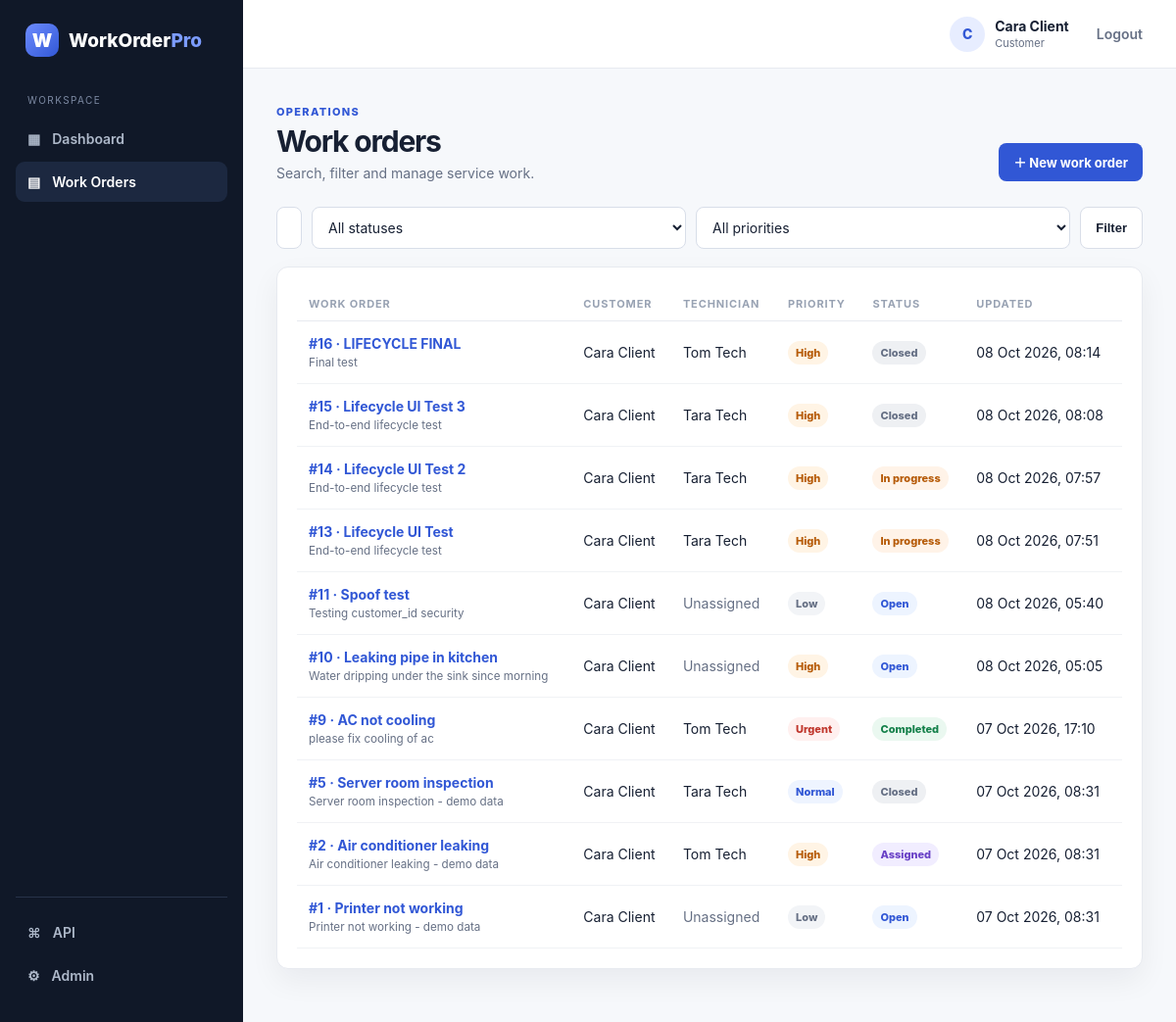
Screenshot of /app/work-orders/ (signed in) with the database file from the repository.
### service/models.py (models this page shows, shortened)
class Profile(models.Model):
    class Role(models.TextChoices):
        ADMIN = ("ADMIN", "Admin")
        MANAGER = ("MANAGER", "Manager")
        TECHNICIAN = ("TECHNICIAN", "Technician")
        CUSTOMER = ("CUSTOMER", "Customer")
    user = models.OneToOneField(
        settings.AUTH_USER_MODEL,
        on_delete=models.CASCADE,
        related_name="profile",
    )
    role = models.CharField(max_length=12, choices=Role.choices, default=Role.CUSTOMER)
    phone = models.CharField(max_length=32, blank=True)
    company = models.CharField(max_length=120, blank=True)
    created_at = models.DateTimeField(auto_now_add=True)

class WorkOrder(models.Model):
    class Priority(models.TextChoices):
        LOW = ("LOW", "Low")
        NORMAL = ("NORMAL", "Normal")
        HIGH = ("HIGH", "High")
        URGENT = ("URGENT", "Urgent")
    class Status(models.TextChoices):
        OPEN = ("OPEN", "Open")
        ASSIGNED = ("ASSIGNED", "Assigned")
        IN_PROGRESS = ("IN_PROGRESS", "In progress")
        COMPLETED = ("COMPLETED", "Completed")
        CLOSED = ("CLOSED", "Closed")
    title = models.CharField(max_length=180)
    description = models.TextField()
    customer = models.ForeignKey(
        settings.AUTH_USER_MODEL,
        on_delete=models.PROTECT,
        related_name="service_requests",
    )
    technician = models.ForeignKey(
        settings.AUTH_USER_MODEL,
        on_delete=models.PROTECT,
        null=True,
        blank=True,
        related_name="assigned_work_orders",
    )
    priority = models.CharField(max_length=8, choices=Priority.choices)
    status = models.CharField(max_length=12, choices=Status.choices, default=Status.OPEN)
    location = models.CharField(max_length=240, blank=True)
    created_at = models.DateTimeField(auto_now_add=True)
    updated_at = models.DateTimeField(auto_now=True)
    completed_at = models.DateTimeField(null=True, blank=True)
    closed_at = models.DateTimeField(null=True, blank=True)
    class Meta:
        ordering = ["-created_at"]
        indexes = [
            models.Index(fields=["status", "priority"]),
            models.Index(fields=["customer", "created_at"]),
            models.Index(fields=["technician", "status"]),
        ]

### service/ui_views.py (the view)
# urls.py: path("work-orders/", ui_views.work_orders, name="work-orders"),
@login_required
def work_orders(request):
    qs = scoped_orders(request.user)
    status_filter = request.GET.get("status", "")
    priority_filter = request.GET.get("priority", "")
    query = request.GET.get("q", "").strip()
    if status_filter:
        qs = qs.filter(status=status_filter)
    if priority_filter:
        qs = qs.filter(priority=priority_filter)
    if query:
        qs = qs.filter(Q(title__icontains=query) | Q(description__icontains=query) | Q(location__icontains=query) | Q(customer__username__icontains=query) | Q(technician__username__icontains=query))
    context = ui_context(request.user, orders=qs, status_filter=status_filter, priority_filter=priority_filter, query=query, statuses=WorkOrder.Status.choices, priorities=WorkOrder.Priority.choices)
    return render(request, "service/work_orders.html", context)

### service/permissions.py (called while the page is built)
def role(user):
    if not user.is_authenticated:
        return None
    if user.is_superuser:
        return Profile.Role.ADMIN
    try:
        return user.profile.role
    except Profile.DoesNotExist:
        return Profile.Role.CUSTOMER

### service/ui_views.py (called while the page is built)
def scoped_orders(user):
    qs = WorkOrder.objects.select_related("customer", "technician").prefetch_related("comments__author", "attachments", "history__actor")
    r = role(user)
    if r in (Profile.Role.ADMIN, Profile.Role.MANAGER):
        return qs
    if r == Profile.Role.TECHNICIAN:
        return qs.filter(technician=user)
    return qs.filter(customer=user)

def role_label(user):
    return "Admin" if user.is_superuser else (getattr(getattr(user, "profile", None), "get_role_display", lambda: "Customer")())

def ui_context(user, **extra):
    return {"current_role": role_label(user), "current_user": user, **extra}

### service/templates/service/work_orders.html (shortened to what this page needs)
{% extends 'service/base.html' %}{% block title %}Work Orders · WorkOrder Pro{% endblock %}
{% block content %}
<div class="page-head"><div><span class="eyebrow">Operations</span><h1>Work orders</h1><p class="muted">Search, filter and manage service work.</p></div><a class="btn primary" href="{% url 'ui:work-order-create' %}">＋ New work order</a></div>
<form class="filterbar" method="get"><input name="q" value="{{ query }}" placeholder="Search title, customer, technician…"><select name="status"><option value="">All statuses</option></select><select name="priority"><option value="">All priorities</option></select><button class="btn secondary">Filter</button></form>
<section class="panel"><div class="table-wrap"><table><thead><tr><th>Work order</th><th>Customer</th><th>Technician</th><th>Priority</th><th>Status</th><th>Updated</th></tr></thead><tbody>{% for o in orders %}<tr><td><a class="table-link" href="{% url 'ui:work-order-detail' o.pk %}">#{{ o.pk }} · {{ o.title }}</a><small>{{ o.description|truncatechars:70 }}</small></td><td>{{ o.customer.get_full_name|default:o.customer.username }}</td><td>{% if o.technician %}{{ o.technician.get_full_name|default:o.technician.username }}{% else %}<span class="muted">Unassigned</span>{% endif %}</td><td><span class="priority {{ o.priority|lower }}">{{ o.get_priority_display }}</span></td><td><span class="status {{ o.status|lower }}">{{ o.get_status_display }}</span></td><td>{{ o.updated_at|date:'d M Y, H:i' }}</td></tr>{% empty %}<tr><td colspan="6" class="empty">No matching work orders.</td></tr>{% endfor %}</tbody></table></div></section>
{% endblock %}

### service/templates/service/base.html (shortened to what this page needs)
{% load static %}
<!doctype html>
<html lang="en">
<head>
  <link rel="stylesheet" href="{% static 'service/app.css' %}">
</head>
<body>
{% if current_user.is_authenticated %}
<div class="app-shell">
  <aside class="sidebar">
    <a class="brand" href="{% url 'ui:dashboard' %}"><span class="brand-mark">W</span><span>WorkOrder<span class="brand-accent">Pro</span></span></a>
    <div class="side-label">Workspace</div>
    <nav>
      <a class="nav-link {% if request.resolver_match.url_name == 'dashboard' %}active{% endif %}" href="{% url 'ui:dashboard' %}">▦ <span>Dashboard</span></a>
      <a class="nav-link {% if 'work-order' in request.resolver_match.url_name %}active{% endif %}" href="{% url 'ui:work-orders' %}">▤ <span>Work Orders</span></a>
    </nav>
    <div class="sidebar-bottom">
      <a class="nav-link" href="/api/">⌘ <span>API</span></a>
      <a class="nav-link" href="/admin/">⚙ <span>Admin</span></a>
    </div>
  </aside>
  <main class="main-content">
    <header class="topbar">
      <div class="topbar-right"><div class="avatar">{{ current_user.username|first|upper }}</div><div><strong>{{ current_user.get_full_name|default:current_user.username }}</strong><small>{{ current_role }}</small></div><a class="logout" href="{% url 'ui:logout' %}">Logout</a></div>
    </header>
    <section class="page">{% block content %}{% endblock %}</section>
  </main>
</div>
{% else %}{% block auth_content %}{% endblock %}{% endif %}
</body>
</html>

### service/static/service/app.css (style rules this page uses)
:root { --ink:#172033;--muted:#667085;--line:#e7eaf0;--bg:#f6f8fb;--card:#fff;--primary:#3157d5;--primary-dark:#2345b5;--green:#14804a;--orange:#b65b08;--red:#c0362c;--purple:#6941c6;--shadow:0 12px 30px rgba(17,24,39,.06) }
* { box-sizing:border-box }
body { margin:0;font-family:Inter,ui-sans-serif,system-ui,-apple-system,BlinkMacSystemFont,"Segoe UI",sans-serif;background:var(--bg);color:var(--ink);font-size:14px }
a { text-decoration:none;color:inherit }
.app-shell { min-height:100vh;display:flex }
.sidebar { width:248px;background:#101828;color:#cbd5e1;padding:24px 16px;display:flex;flex-direction:column;position:fixed;inset:0 auto 0 0 }
.brand,.login-brand { display:flex;align-items:center;gap:10px;font-size:19px;font-weight:800;color:#fff;padding:0 10px 28px }
.brand-mark { width:34px;height:34px;border-radius:10px;background:linear-gradient(135deg,#6d8cff,#3157d5);display:grid;place-items:center;color:#fff;font-weight:900 }
.brand-accent { color:#7c9cff }
.side-label { font-size:10px;text-transform:uppercase;letter-spacing:.14em;color:#7d8aa3;padding:10px 12px }
.nav-link { display:flex;gap:12px;align-items:center;padding:12px;border-radius:9px;color:#aeb9ca;margin:3px 0;font-weight:600 }
.nav-link:hover,.nav-link.active { background:#1c2840;color:#fff }
.sidebar-bottom { margin-top:auto;border-top:1px solid #27334a;padding-top:12px }
.main-content { margin-left:248px;width:calc(100% - 248px) }
.topbar { height:70px;background:#fff;border-bottom:1px solid var(--line);display:flex;align-items:center;justify-content:flex-end;padding:0 34px }
.topbar-right { display:flex;align-items:center;gap:10px }
.topbar-right small { display:block;color:var(--muted);font-size:11px;margin-top:2px }
.avatar { width:36px;height:36px;border-radius:50%;display:grid;place-items:center;background:#e7edff;color:var(--primary);font-weight:800 }
.logout { margin-left:18px;color:var(--muted);font-weight:600 }
.page { padding:34px;max-width:1450px;margin:auto }
.page-head { display:flex;justify-content:space-between;gap:24px;align-items:flex-end;margin-bottom:26px }
.eyebrow { color:var(--primary);font-weight:800;text-transform:uppercase;letter-spacing:.12em;font-size:11px }
.page-head h1 { margin:5px 0 6px;font-size:30px;letter-spacing:-.04em }
.muted { color:var(--muted);margin:0 }
.btn { border:0;border-radius:8px;padding:10px 15px;font-weight:700;cursor:pointer;display:inline-flex;align-items:center;justify-content:center;gap:7px;font-size:13px }
.btn.primary { background:var(--primary);color:#fff }
.btn.secondary { background:#fff;color:var(--ink);border:1px solid #d9dee8 }
.stat-card,.panel { background:var(--card);border:1px solid var(--line);border-radius:12px;box-shadow:var(--shadow) }
.panel { padding:20px;margin-bottom:20px }
.text-link,.table-link { color:var(--primary);font-weight:700 }
.table-wrap { overflow:auto }
table { width:100%;border-collapse:collapse;min-width:720px }
th { text-align:left;font-size:11px;text-transform:uppercase;letter-spacing:.08em;color:#98a2b3;padding:10px 12px;border-bottom:1px solid var(--line) }
td { padding:14px 12px;border-bottom:1px solid #f0f2f5;vertical-align:middle }
td small { display:block;color:var(--muted);margin-top:4px }
.status,.priority { display:inline-flex;padding:5px 8px;border-radius:999px;font-size:11px;font-weight:800 }
.status.open { background:#edf4ff;color:#3157d5 }
.status.assigned { background:#f1edff;color:var(--purple) }
.status.in_progress { background:#fff3e8;color:var(--orange) }
.status.completed { background:#eaf8f0;color:var(--green) }
.status.closed { background:#eef0f3;color:#667085 }
.priority.low { background:#f2f4f7;color:#667085 }
.priority.normal { background:#eef4ff;color:#3157d5 }
.priority.high { background:#fff4e5;color:#b65b08 }
.priority.urgent { background:#fff0ef;color:var(--red) }
.filterbar { display:flex;gap:10px;margin-bottom:18px }
.filterbar input { flex:1 }
.filterbar input,.filterbar select,.form-panel input,.form-panel select,.form-panel textarea,.panel input,.panel select,.panel textarea { border:1px solid #d8dee9;border-radius:8px;padding:11px 12px;background:#fff;color:var(--ink);font:inherit;outline:none;width:100% }

### rows the page displays
Profile: role "Customer"
WorkOrder: pk "16", title "LIFECYCLE FINAL", description "Final test", customer.get_full_name "Cara Client", technician.get_full_name "Tom Tech", priority "High", status "Closed", updated_at "08 Oct 2026, 08:14"
WorkOrder: pk "15", title "Lifecycle UI Test 3", description "End-to-end lifecycle test", customer.get_full_name "Cara Client", technician.get_full_name "Tara Tech", priority "High", status "Closed", updated_at "08 Oct 2026, 08:08"
WorkOrder: pk "14", title "Lifecycle UI Test 2", description "End-to-end lifecycle test", customer.get_full_name "Cara Client", technician.get_full_name "Tara Tech", priority "High", status "In progress", updated_at "08 Oct 2026, 07:57"
WorkOrder: pk "13", title "Lifecycle UI Test", description "End-to-end lifecycle test", customer.get_full_name "Cara Client", technician.get_full_name "Tara Tech", priority "High", status "In progress", updated_at "08 Oct 2026, 07:51"
WorkOrder: pk "11", title "Spoof test", description "Testing customer_id security", customer.get_full_name "Cara Client", shows "Unassigned", priority "Low", status "Open", updated_at "08 Oct 2026, 05:40"
WorkOrder: pk "10", title "Leaking pipe in kitchen", description "Water dripping under the sink since morning", customer.get_full_name "Cara Client", shows "Unassigned", priority "High", status "Open", updated_at "08 Oct 2026, 05:05"
WorkOrder: pk "9", title "AC not cooling", description "please fix cooling of ac", customer.get_full_name "Cara Client", technician.get_full_name "Tom Tech", priority "Urgent", status "Completed", updated_at "07 Oct 2026, 17:10"
WorkOrder: pk "5", title "Server room inspection", description "Server room inspection - demo data", customer.get_full_name "Cara Client", technician.get_full_name "Tara Tech", priority "Normal", status "Closed", updated_at "07 Oct 2026, 08:31"
WorkOrder: pk "2", title "Air conditioner leaking", description "Air conditioner leaking - demo data", customer.get_full_name "Cara Client", technician.get_full_name "Tom Tech", priority "High", status "Assigned", updated_at "07 Oct 2026, 08:31"
WorkOrder: pk "1", title "Printer not working", description "Printer not working - demo data", customer.get_full_name "Cara Client", shows "Unassigned", priority "Low", status "Open", updated_at "07 Oct 2026, 08:31"

### other values shown
{{ current_user.username|first|upper }} "C"
{{ current_user.get_full_name|default:current_user.username }} "Cara Client"
